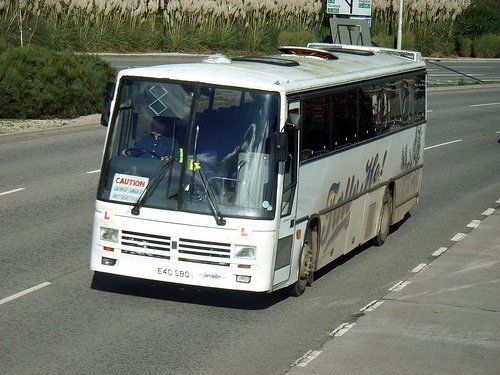
#> input picture 000456.jpg, 500 x 375 px, found by its file name
$ python Some_trials_2.py   (Python 2 division)
#> lines starting #> are read from the running program, lines starting #| are printed output that depends on the picture; long printed decimals are rounded
# -*- coding: utf-8 -*-
"""
Created on Sat Oct 15 14:18:39 2016

@author: Julien Nyambal
"""
import numpy as np
import matplotlib.pyplot as plt
from scipy import signal
from scipy import linalg

#I = plt.imread("/home/vmuser/Downloads/kodak/IMAGE-0.bmp")[:,:,1]
I = plt.imread("/home/julien/Documents/Python_tests/Vision_filters/000456.jpg")[:,:,1]
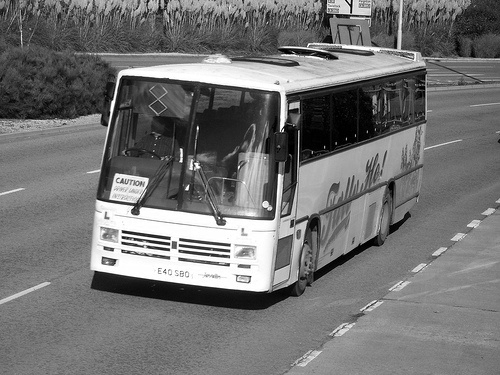
#> I: shape (375, 500); min 0, max 255, mean 115
#plt.imshow(I,cmap = plt.cm.gray)

#I = I * 255

variance = 1

ns = 21

I.astype(np.uint8)
#plt.imshow(I, cmap = plt.cm.gray)
x = np.linspace(-3*np.sqrt(variance),3*np.sqrt(variance), ns)[np.newaxis, :]
y = np.linspace(-3*np.sqrt(variance),3*np.sqrt(variance), ns)[:, np.newaxis]

H = np.exp(- (x**2 + y**2)/(2 * variance))

Hx = -x / variance * H

Hy = -y / variance * H

#normalization of the values
Hx = Hx - np.average(Hx)
Hx = Hx / np.sum(np.abs(Hx))
Hy = Hy - np.average(Hy)
Hy = Hy / np.sum(np.abs(Hy))
#normalization of the values

plt.figure()
plt.subplot(131)
plt.imshow(H, cmap = plt.cm.gray)
plt.title("$H$")
plt.subplot(132)
plt.imshow(Hx, cmap = plt.cm.gray)
plt.title("$H_{x}$")
plt.subplot(133)
plt.imshow(Hy, cmap = plt.cm.gray)
plt.title("$H_{y}$")
plt.show()

Ix = signal.convolve2d(I, Hx, mode='same')
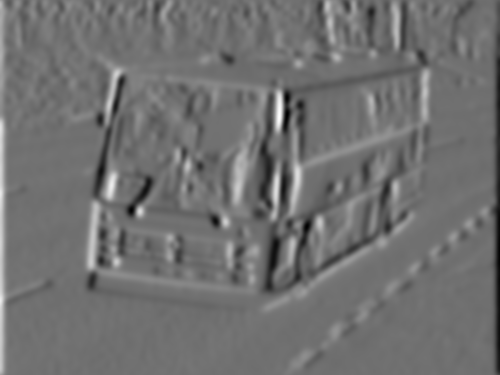
#> Ix: shape (375, 500) float64; min -72.9, max 91.68, mean 0; drawn with min black and max white
Iy = signal.convolve2d(I, Hy, mode='same')
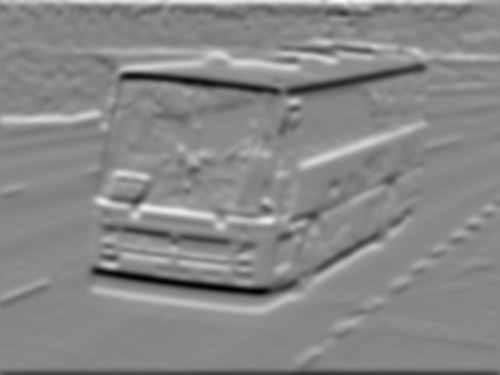
#> Iy: shape (375, 500) float64; min -116.1, max 101.9, mean -0.1; drawn with min black and max white

G = np.sqrt(Ix**2 + Iy**2)
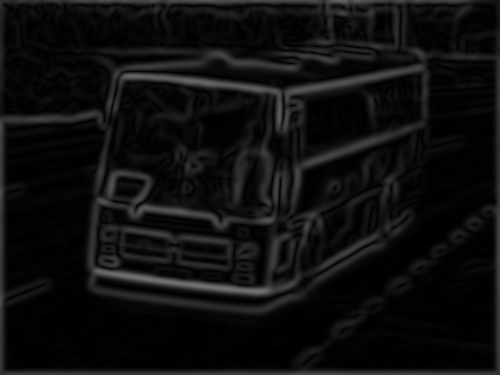
#> G: shape (375, 500) float64; min 0.00852, max 116.1, mean 15
plt.figure()
plt.subplot(221)
plt.imshow(I, cmap = plt.cm.gray)
plt.title("$I$")
plt.axis('off')
plt.subplot(222)
plt.imshow(Ix, cmap = plt.cm.gray)
plt.title("$Ix$")
plt.axis('off')
plt.subplot(223)
plt.imshow(Iy, cmap = plt.cm.gray)
plt.title("$Iy$")
plt.axis('off')
plt.subplot(224)
plt.imshow(G, cmap = plt.cm.gray)
plt.title("$G$")
plt.axis('off')
plt.show()

plt.close("all")

theta =np.abs(np.arctan2(Iy,Ix))
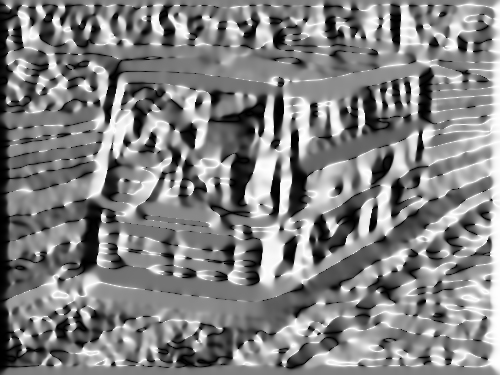
#> theta: shape (375, 500) float64; min 9.82e-06, max 3.14, mean 1.6; drawn with min black and max white
plt.hist(G.flatten())
plt.show()
#> figure, not shown here; tallest bar 115724 high, from x = 0.00852 to 11.62
plt.close("all")
print np.max(G.flatten())
#| 116.127
print np.max(I)
#| 255
plt.imshow(G>20)
plt.imshow(G>30, cmap= plt.cm.gray)
plt.imshow(G>np.median(G), cmap= plt.cm.gray)
plt.imshow(G>np.average(G), cmap= plt.cm.gray)
plt.figure()


#theta_threshold = theta[G>np.max(G)]
theta_threshold = theta[G>np.average(G)]
#x axis in radians
# we can interpret by looking at the angles in radians
plt.hist(theta_threshold, bins =36)
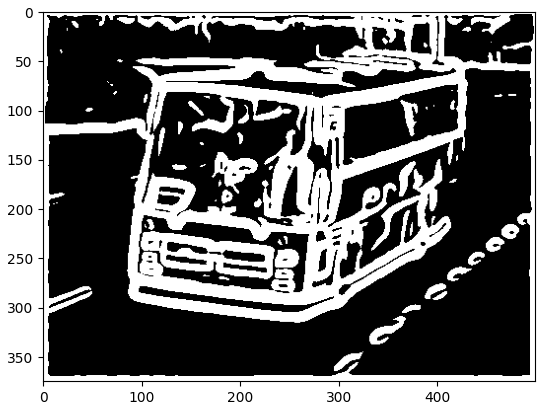
#> figure drawn by matplotlib, 1 panel
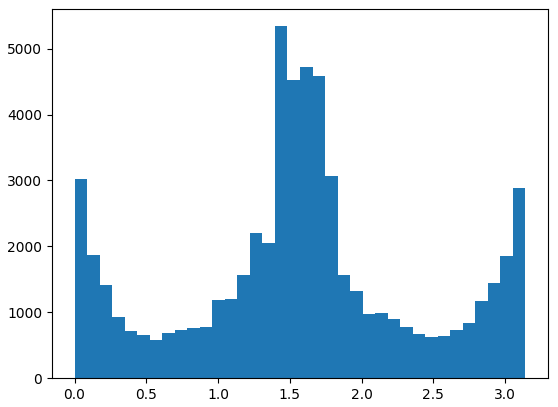
#> figure drawn by matplotlib, 1 panel; tallest bar 5341 high, from x = 1.4 to 1.48
